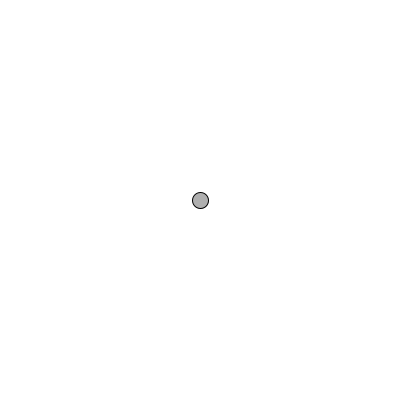
Frame 1 (no input)
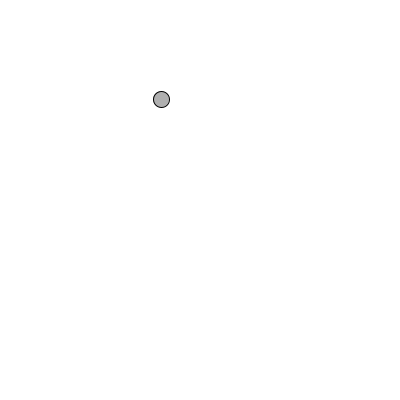
Frame 60 (the mouse pressed at the canvas centre just before this capture)
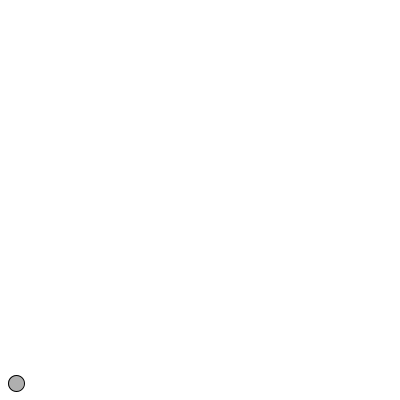
Frame 120 (the mouse held since frame 60 and released just before this capture)

The Processing sketch that drew these frames (run headless with seeded random() and noise(); from frame 60 on, the mouse is pressed at the canvas centre):

// Processing sketch: s06_moving_particle_random_acceleration
// ── s06_moving_particle_random_acceleration.pde
MovingParticle mpart;

void setup() {
  size(400, 400);
  smooth();
  mpart = new MovingParticle(0,0, 0.07,0.03);
}


void draw() {
background(255);

mpart.updateAndMove();
mpart.display();
}

// ── MovingParticle.pde
class MovingParticle{
  PVector position;
  PVector velocity;
  PVector acceleration;
  
  float MAX_VELOCITY = 7;
  
  
  MovingParticle(float vel_x, float vel_y, float acc_x, float acc_y){
    position = new PVector(width/2, height/2);
    velocity = new PVector(vel_x, vel_y);
    acceleration = new PVector(acc_x, acc_y);
  }
  
  void updateAndMove(){
    acceleration = PVector.random2D();
    
    velocity.add(acceleration);
    velocity.limit(MAX_VELOCITY);
    position.add(velocity);
    
    checkEdges();
  }
  
  void checkEdges(){
    if (position.x>width){
      position.x = 0;
    }else if (position.x<0){
      position.x = width;
    }
    
    if (position.y>height){
      position.y = 0;
    }else if (position.y<0){
      position.y = height;
    }
  }
  
  void display(){
    stroke(0);
    fill(175);
    ellipse(position.x, position.y, 16,16);
  }
}
